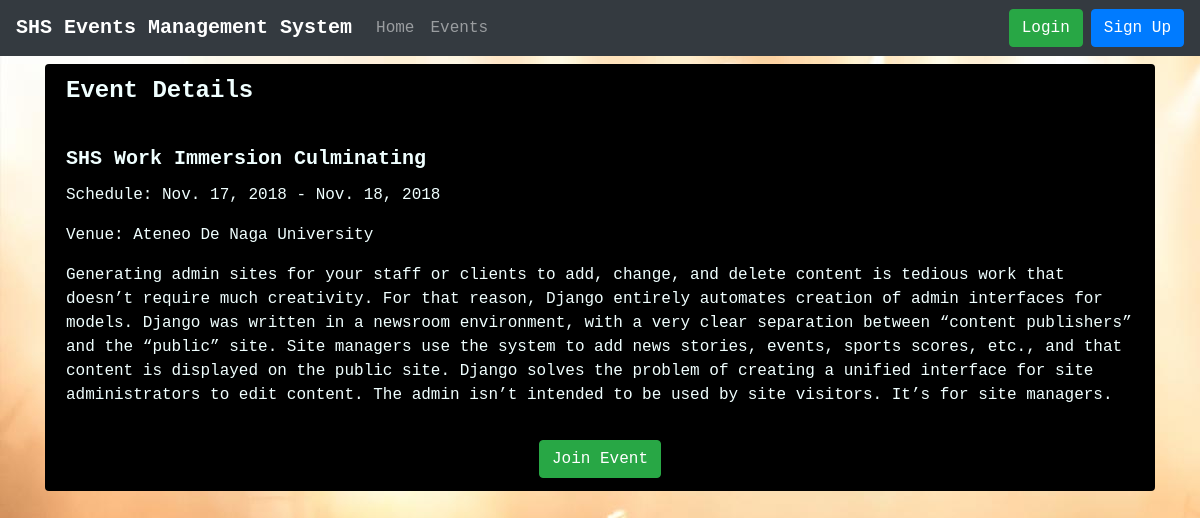
The app's page /events/1/ with its own data.
### events/models.py (models this page shows, shortened)
class Event(models.Model):
    name = models.CharField("Name of Event", max_length=50)
    description = models.TextField("Description", max_length=1000, blank=True)
    max_slots = models.IntegerField("Max Slots", blank=True, null=True)
    date_from = models.DateField("Start Date", null=True)
    date_to = models.DateField("End Date", null=True)
    time_from = models.TimeField("Start Time", null=True)
    time_to = models.TimeField("End Time", null=True)
    venue = models.CharField("Venue", max_length=200, default = '')
    creator = models.ForeignKey(to='users.Participant', on_delete = models.CASCADE, null = True)
    def __str__ (self):
        return self.name

### events/views.py (the view)
# urls.py: path("events/<int:pk>/", EventDetailView.as_view(), name="event_detail")
class EventDetailView(DetailView):
    model = Event
    template_name = "event_detail.html"
    context_object_name = "event"

### templates/event_detail.html (shortened to what this page needs)
{% extends 'base.html' %}
{% block content %}
<div class="card mt-2" id="body_comp">
    <div class="card-header">
        <h4><strong>Event Details</strong></h4>
    </div>
    <div class="card-body">
        <h5 class="card-title"><strong>{{ event }}</strong></h5>
        <p class="card-text">Schedule: {{ event.date_from }} - {{ event.date_to }}</p>
        <p class="card-text">Venue: {{ event.venue }}</p>
        <p class="card-text">{{ event.description }}</p>
    </div>
    <div class="card-footer">
        <center>
            {% if user.is_authenticated %}
                <a href="{% url 'join_event' event.pk %}"><button class="btn btn-success">Join Event</button></a>
            {% else %}
                <a href="{% url 'login' %}"><button class="btn btn-success">Join Event</button></a>
            {% endif %}
        </center>
    </div>
</div>
{% endblock content %}

### assets/design.css (style rules this page uses)
body { background-color: gray; color: black; font-family: 'Arvo', courier, serif; background-image: url('images/full.jpg'); }
#body_comp { background-color: black; color: azure; }

### records on screen
Event: name "SHS Work Immersion Culminating", date_from "Nov. 17, 2018", date_to "Nov. 18, 2018", venue "Ateneo De Naga University", description "Generating admin sites for your staff or clients to add, change, and delete content is tedious work that doesn’t require much creativity. For that reason, Django entirely automates creation of admin interfaces for models. Django was written in a newsroom environment, with a very clear separation between “content publishers” and the “public” site. Site managers use the system to add news stories, events, sports scores, etc., and that content is displayed on the public site. Django solves the problem of creating a unified interface for site administrators to edit content. The admin isn’t intended to be used by site visitors. It’s for site managers."
